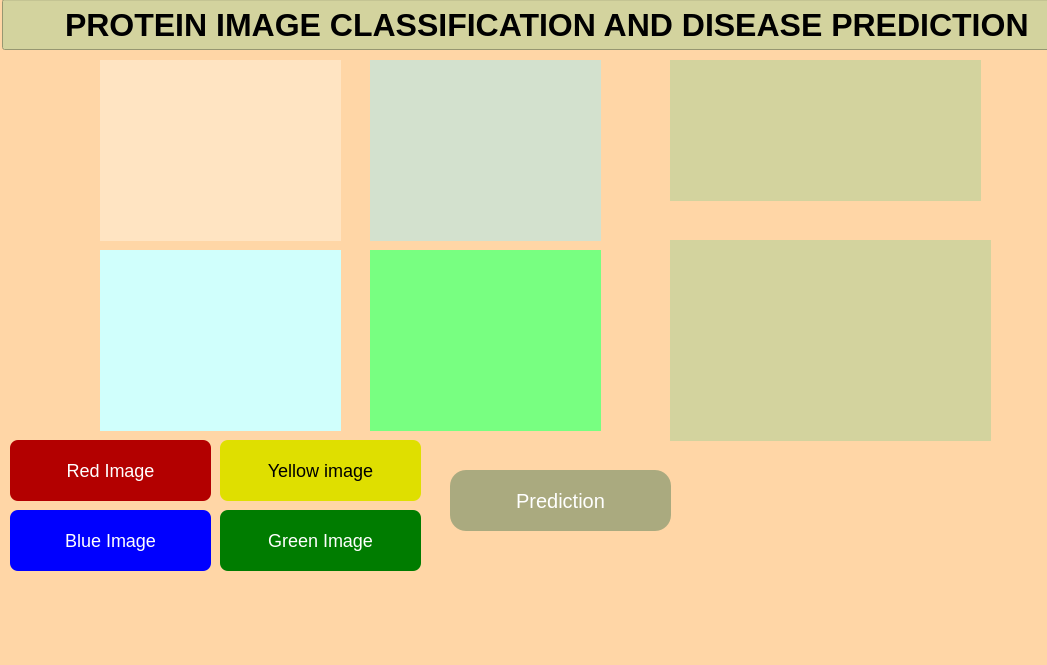
<?xml version="1.0" encoding="UTF-8"?>
<ui version="4.0">
 <class>MainWindow</class>
 <widget class="QMainWindow" name="MainWindow">
  <property name="windowModality">
   <enum>Qt::NonModal</enum>
  </property>
  <property name="enabled">
   <bool>true</bool>
  </property>
  <property name="geometry">
   <rect>
    <x>0</x>
    <y>0</y>
    <width>1047</width>
    <height>665</height>
   </rect>
  </property>
  <property name="windowTitle">
   <string>Protein Image Classification and Disease Prediction</string>
  </property>
  <property name="autoFillBackground">
   <bool>false</bool>
  </property>
  <property name="styleSheet">
   <string notr="true">
background-color: rgb(255, 214, 166);</string>
  </property>
  <property name="unifiedTitleAndToolBarOnMac">
   <bool>false</bool>
  </property>
  <widget class="QWidget" name="centralwidget">
   <widget class="QLabel" name="readimage">
    <property name="geometry">
     <rect>
      <x>100</x>
      <y>60</y>
      <width>241</width>
      <height>181</height>
     </rect>
    </property>
    <property name="styleSheet">
     <string notr="true">background-color: rgb(255, 228, 194);</string>
    </property>
    <property name="text">
     <string/>
    </property>
    <property name="scaledContents">
     <bool>true</bool>
    </property>
   </widget>
   <widget class="QLabel" name="resultarea">
    <property name="geometry">
     <rect>
      <x>670</x>
      <y>60</y>
      <width>311</width>
      <height>141</height>
     </rect>
    </property>
    <property name="font">
     <font>
      <pointsize>14</pointsize>
      <weight>75</weight>
      <bold>true</bold>
     </font>
    </property>
    <property name="styleSheet">
     <string notr="true">background-color: rgb(211, 211, 158);</string>
    </property>
    <property name="lineWidth">
     <number>4</number>
    </property>
    <property name="text">
     <string/>
    </property>
    <property name="alignment">
     <set>Qt::AlignCenter</set>
    </property>
   </widget>
   <widget class="QPushButton" name="Browesredimage">
    <property name="geometry">
     <rect>
      <x>10</x>
      <y>440</y>
      <width>201</width>
      <height>61</height>
     </rect>
    </property>
    <property name="sizePolicy">
     <sizepolicy hsizetype="Minimum" vsizetype="Minimum">
      <horstretch>0</horstretch>
      <verstretch>0</verstretch>
     </sizepolicy>
    </property>
    <property name="styleSheet">
     <string notr="true">background-color: rgb(179, 0, 0);
color: rgb(255, 255, 255);
font-size: 18px;
border-radius: 8px;</string>
    </property>
    <property name="text">
     <string>Red Image</string>
    </property>
   </widget>
   <widget class="QPushButton" name="prediction">
    <property name="geometry">
     <rect>
      <x>450</x>
      <y>470</y>
      <width>221</width>
      <height>61</height>
     </rect>
    </property>
    <property name="styleSheet">
     <string notr="true">background-color: rgb(170, 170, 127);
color: rgb(255, 255, 255);
font-size: 20px;
border-radius: 16px;</string>
    </property>
    <property name="text">
     <string>Prediction</string>
    </property>
   </widget>
   <widget class="QLabel" name="greenimage">
    <property name="geometry">
     <rect>
      <x>100</x>
      <y>250</y>
      <width>241</width>
      <height>181</height>
     </rect>
    </property>
    <property name="styleSheet">
     <string notr="true">background-color: rgb(208, 255, 252);</string>
    </property>
    <property name="text">
     <string/>
    </property>
    <property name="scaledContents">
     <bool>true</bool>
    </property>
   </widget>
   <widget class="QLabel" name="blueimage">
    <property name="geometry">
     <rect>
      <x>370</x>
      <y>250</y>
      <width>231</width>
      <height>181</height>
     </rect>
    </property>
    <property name="styleSheet">
     <string notr="true">background-color: rgb(120, 255, 129);</string>
    </property>
    <property name="text">
     <string/>
    </property>
    <property name="scaledContents">
     <bool>true</bool>
    </property>
   </widget>
   <widget class="QLabel" name="yellowimage">
    <property name="geometry">
     <rect>
      <x>370</x>
      <y>60</y>
      <width>231</width>
      <height>181</height>
     </rect>
    </property>
    <property name="styleSheet">
     <string notr="true">background-color: rgb(211, 225, 206);</string>
    </property>
    <property name="text">
     <string/>
    </property>
    <property name="scaledContents">
     <bool>true</bool>
    </property>
   </widget>
   <widget class="QPushButton" name="Browesblueimage">
    <property name="geometry">
     <rect>
      <x>10</x>
      <y>510</y>
      <width>201</width>
      <height>61</height>
     </rect>
    </property>
    <property name="sizePolicy">
     <sizepolicy hsizetype="Minimum" vsizetype="Minimum">
      <horstretch>0</horstretch>
      <verstretch>0</verstretch>
     </sizepolicy>
    </property>
    <property name="styleSheet">
     <string notr="true">background-color: rgb(0, 0, 255);
color: rgb(255, 255, 255);
font-size: 18px;
border-radius: 8px;</string>
    </property>
    <property name="text">
     <string>Blue Image</string>
    </property>
   </widget>
   <widget class="QPushButton" name="Browesyellowimage">
    <property name="geometry">
     <rect>
      <x>220</x>
      <y>440</y>
      <width>201</width>
      <height>61</height>
     </rect>
    </property>
    <property name="sizePolicy">
     <sizepolicy hsizetype="Minimum" vsizetype="Minimum">
      <horstretch>0</horstretch>
      <verstretch>0</verstretch>
     </sizepolicy>
    </property>
    <property name="styleSheet">
     <string notr="true">background-color: rgb(223, 223, 0);
color: rgb(0, 0, 0);
font-size: 18px;
border-radius: 8px;</string>
    </property>
    <property name="text">
     <string>Yellow image</string>
    </property>
   </widget>
   <widget class="QPushButton" name="Browesgreenimage">
    <property name="geometry">
     <rect>
      <x>220</x>
      <y>510</y>
      <width>201</width>
      <height>61</height>
     </rect>
    </property>
    <property name="sizePolicy">
     <sizepolicy hsizetype="Minimum" vsizetype="Minimum">
      <horstretch>0</horstretch>
      <verstretch>0</verstretch>
     </sizepolicy>
    </property>
    <property name="styleSheet">
     <string notr="true">background-color: rgb(0, 124, 0);
color: rgb(255, 255, 255);
font-size: 18px;
border-radius: 8px;</string>
    </property>
    <property name="text">
     <string>Green Image</string>
    </property>
   </widget>
   <widget class="QLineEdit" name="lineEdit">
    <property name="geometry">
     <rect>
      <x>2</x>
      <y>-1</y>
      <width>1091</width>
      <height>51</height>
     </rect>
    </property>
    <property name="font">
     <font>
      <pointsize>24</pointsize>
      <weight>75</weight>
      <bold>true</bold>
     </font>
    </property>
    <property name="autoFillBackground">
     <bool>false</bool>
    </property>
    <property name="styleSheet">
     <string notr="true">background-color: rgb(211, 211, 158);</string>
    </property>
    <property name="text">
     <string>PROTEIN IMAGE CLASSIFICATION AND DISEASE PREDICTION</string>
    </property>
    <property name="alignment">
     <set>Qt::AlignCenter</set>
    </property>
    <property name="readOnly">
     <bool>true</bool>
    </property>
   </widget>
   <widget class="QLabel" name="disease">
    <property name="geometry">
     <rect>
      <x>670</x>
      <y>240</y>
      <width>321</width>
      <height>201</height>
     </rect>
    </property>
    <property name="font">
     <font>
      <pointsize>14</pointsize>
      <weight>75</weight>
      <bold>true</bold>
     </font>
    </property>
    <property name="styleSheet">
     <string notr="true">background-color: rgb(211, 211, 158);</string>
    </property>
    <property name="lineWidth">
     <number>4</number>
    </property>
    <property name="text">
     <string/>
    </property>
    <property name="alignment">
     <set>Qt::AlignCenter</set>
    </property>
   </widget>
  </widget>
  <widget class="QMenuBar" name="menubar">
   <property name="geometry">
    <rect>
     <x>0</x>
     <y>0</y>
     <width>1047</width>
     <height>21</height>
    </rect>
   </property>
  </widget>
  <widget class="QStatusBar" name="statusbar"/>
 </widget>
 <resources>
  <include location="../../Downloads/imageresource.qrc"/>
  <include location="../../Downloads/back.qrc"/>
 </resources>
 <connections/>
</ui>
